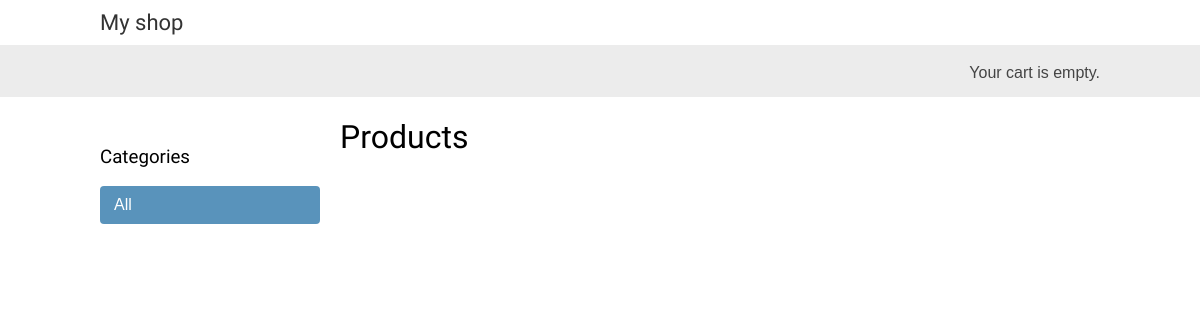
The app's page /, older data.
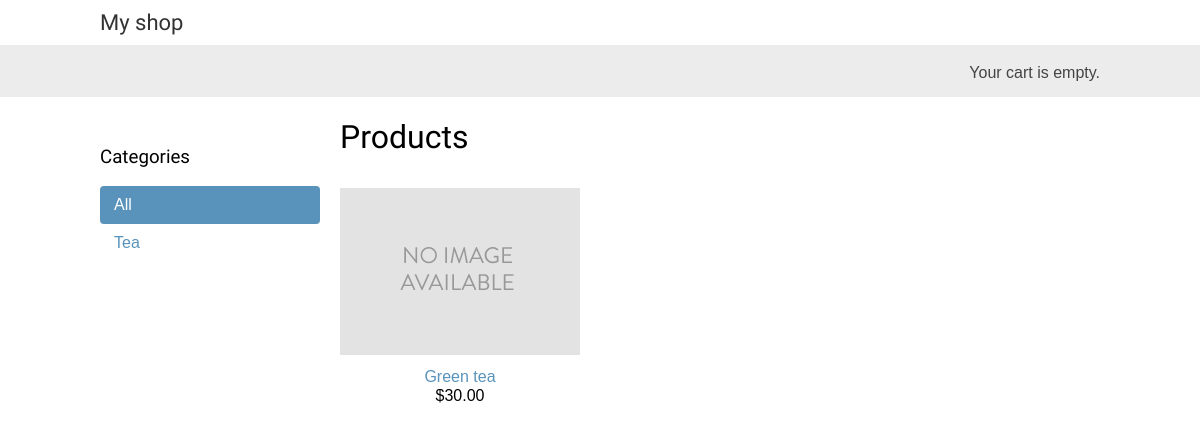
The same page, newer data.
### shop/models.py (models this page shows, shortened)
class Category(models.Model):
    name = models.CharField(max_length=200)
    slug = models.SlugField(max_length=200, unique=True)
    class Meta:
        ordering = ['name']
        indexes = [
            models.Index(fields=['name']),
        ]
        verbose_name = 'category'
        verbose_name_plural = 'categories'
    def get_absolute_url(self):
        return reverse('shop:product_list_by_category', args=[self.slug])

class Product(models.Model):
    category = models.ForeignKey(Category, related_name='products', on_delete=models.CASCADE)
    name = models.CharField(max_length=200)
    slug = models.SlugField(max_length=200)
    image = models.ImageField(upload_to='products/%Y/%m/%d', blank=True)
    description = models.TextField(blank=True)
    price = models.DecimalField(max_digits=10, decimal_places=2)
    available = models.BooleanField(default=True)
    created = models.DateTimeField(auto_now_add=True)
    updated = models.DateTimeField(auto_now=True)
    class Meta:
        ordering = ['name']
        indexes = [
            models.Index(fields=['id', 'slug']),
            models.Index(fields=['name']),
            models.Index(fields=['-created']),
        ]
    def get_absolute_url(self):
        return reverse('shop:product_detail', args=[self.id, self.slug])

### shop/views.py (the view)
# urls.py: path('', views.product_list, name='product_list'),
def product_list(request, category_slug=None):
    category = None
    categories = Category.objects.all()
    products = Product.objects.filter(available=True)
    if category_slug:
        category = get_object_or_404(Category, slug=category_slug)
        products = products.filter(category=category)
    return render(request, 'shop/product/list.html', {'category': category, 'categories': categories, 'products': products})

### shop/templates/shop/product/list.html (shortened to what this page needs)
{% extends "shop/base.html" %}
{% load static %}
{% block content %}
  <div id="sidebar">
    <h3>Categories</h3>
    <ul>
      <li {% if not category %}class="selected" {% endif %}>
        <a href="{% url "shop:product_list" %}">All</a>
      </li>
      {% for c in categories %}
        <li {% if category.slug == c.slug %}class="selected" {% endif %}>
          <a href="{{ c.get_absolute_url }}">{{ c.name }}</a>
        </li>
      {% endfor %}
    </ul>
  </div>
  <div id="main" class="product-list">
    <h1>{% if category %}{{ category.name }}{% else %}Products {% endif %}</h1>
    {% for product in products %}
      <div class="item">
        <a href="{{ product.get_absolute_url }}">
          <img src="{% if product.image %}{{ product.image.url }}{% else %}{% static "img/no_image.png" %}{% endif %}">
        </a>
        <a href="{{ product.get_absolute_url }}">{{ product.name }}</a>
        <br>
        ${{ product.price }}
      </div>
    {% endfor %}
  </div>
{% endblock %}

Row changes from the older to the newer data that the page shows:
added Category: name "Tea"
added Product: name "Green tea", price "30.00"
